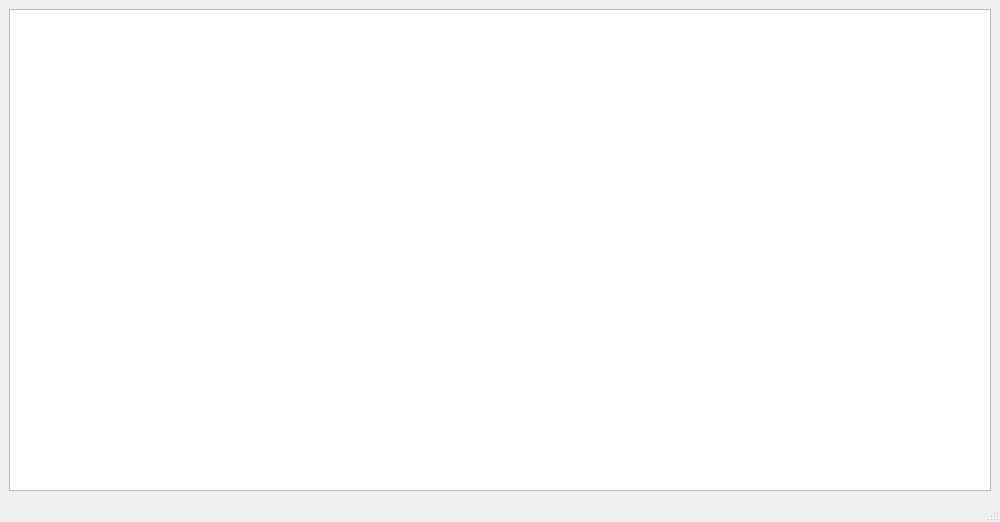
<?xml version="1.0" encoding="UTF-8"?>
<ui version="4.0">
 <class>MainWindow</class>
 <widget class="QMainWindow" name="MainWindow">
  <property name="geometry">
   <rect>
    <x>0</x>
    <y>0</y>
    <width>1000</width>
    <height>522</height>
   </rect>
  </property>
  <property name="maximumSize">
   <size>
    <width>1500</width>
    <height>1080</height>
   </size>
  </property>
  <property name="windowTitle">
   <string>MainWindow</string>
  </property>
  <widget class="QWidget" name="centralwidget">
   <layout class="QGridLayout" name="gridLayout">
    <item row="0" column="0">
     <widget class="QGraphicsView" name="graphicsView"/>
    </item>
   </layout>
  </widget>
  <widget class="QMenuBar" name="menubar">
   <property name="geometry">
    <rect>
     <x>0</x>
     <y>0</y>
     <width>1000</width>
     <height>22</height>
    </rect>
   </property>
  </widget>
  <widget class="QStatusBar" name="statusbar"/>
 </widget>
 <resources/>
 <connections/>
</ui>
